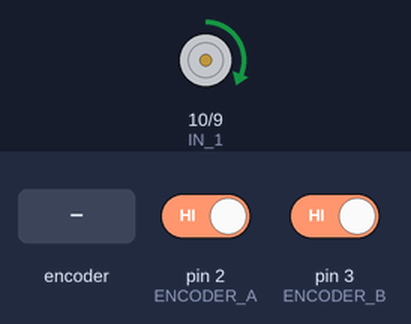
The sketch below on a simulated Arduino Uno, built with avr-gcc and run on an emulated ATmega328P. Shown: motor-driver pin pairs drawn as motors (green arrow = first pin HIGH = forward, orange = second pin HIGH = backward, longer = more drive). Inputs (shaded band) come from the test bench; at power-on: pin 2 (ENCODER_A) HIGH, pin 3 (ENCODER_B) HIGH. What the sketch prints to the serial monitor is not drawn.

Above: at 5.0 s.
5.1 s: rotary encoder on pin 2 (ENCODER_A) / pin 3 (ENCODER_B) turned 3 steps (first pin leading)
Timing chart, 0 to 8.1 s (numbered marks = the images above; inputs shaded):
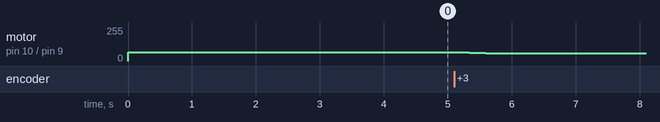

The sketch:

pid.ino
```cpp
// C++ code
// IG42 Specifications
// GEAR RATIO: 19
// RESOLUTION: 4x
// PULSE PER REVOLUTION: 7

// CPR
const int CPR = 19 * 4 * 7; // CPR = 532

// PID
const float KP = 0.5;
const float KD = 0.01;

// Drive
const int IN_1 = 10;
const int IN_2 = 9;
const int THRESHOLD_ERROR = 3;
const int MIN_PWM = 50; // Motors need a minimum PWM to run.
const long RAMP_STEP = 5;

// Interrupt Pins
const int ENCODER_A = 2;
const int ENCODER_B = 3;

// Used in the calculations for CPR = PPR * Decoding Factor * Gear Ratio
// If count++, then its moving forward. If count--, moving backward
// count++ means A is leading. count-- means B is leading.
volatile long encoderCount = 0;
volatile bool lastA = LOW;
volatile bool lastB = LOW;

void setup()
{
    // SETUP
    Serial.begin(9600);
    pinMode(ENCODER_A, INPUT_PULLUP);
    pinMode(ENCODER_B, INPUT_PULLUP);
    lastA = digitalRead(ENCODER_A);
    lastB = digitalRead(ENCODER_B);
    attachInterrupt(digitalPinToInterrupt(ENCODER_A), updateEncoderCount, CHANGE);
    attachInterrupt(digitalPinToInterrupt(ENCODER_B), updateEncoderCount, CHANGE);
    pinMode(IN_1, OUTPUT);
    pinMode(IN_2, OUTPUT);


    // No interrupts because the value affected by interrupts could be corrupted
    // if it's read and updated at the same time
    noInterrupts();
    long relTarget = encoderCount + degreeToCount(90);
    long currentCount = encoderCount;
    long lastU = 0;
    unsigned long prev = micros();
    float derivative = 0;
    interrupts();

    long error = relTarget - currentCount;
    long prevError = error;

    // THRESHOLD_ERROR for an acceptable error range. Can't always have a perfect u = 0
    while (abs(error) > THRESHOLD_ERROR) {
        // U CALCULATIONS AND CHECKS
        // PD Only. u = Kp e(t) + Kd de/dt
        long u = KP * error + KD * derivative;
        u = constrain(u, -255, 255);

        if (u > 0 && u < MIN_PWM) {
            u = MIN_PWM;
        } else if (u < 0 && u > -MIN_PWM) {
            u = -MIN_PWM;
        }


        // RAMP_UP is used to gradually speed up the motor to be easier on the gearbox and everything around it
        // Basically just means if the calculated u is too high, it'll switch u into it's previous recorded speed
        // plus RAMP_STEP up, so that it's gradual.
        if (u > lastU + RAMP_STEP) {
            u = lastU + RAMP_STEP;
        } else if (u < lastU - RAMP_STEP) {
            u = lastU - RAMP_STEP;
        }

        // records u for next loop
        lastU = u;

        noInterrupts();
        currentCount = encoderCount;
        interrupts();

        // Some calculations for Kd de/dt.
        // de/dt is taken as (error - prevError)/dt because you can't actually have infinitisimally small values.
        // So, you need to calculate it in its discrete form.
        // I calculated it here so that I can reuse it in the second loop and beyond.
        unsigned long now = micros();
        float dt = now - prev;
        prev = now;
        float dtSec = dt / 1e6;
        error = relTarget - currentCount;
        derivative = (error - prevError) / dtSec;
        prevError = error;

        drive(u);

        Serial.println(error);
    };

    brake();
}

void loop()
{
}

// ISR
void updateEncoderCount() {
    // Read the current state of both pins immediately
    bool currentA = digitalRead(ENCODER_A);
    bool currentB = digitalRead(ENCODER_B);

    // Check if Encoder A changed state
    if (currentA != lastA) {
        if (currentA == currentB) {
            encoderCount--; // Reverse
        } else {
            encoderCount++; // Forward
        }
    }
    // Check if Encoder B changed state
    else if (currentB != lastB) {
        if (currentA == currentB) {
            encoderCount++; // Forward
        } else {
            encoderCount--; // Reverse
        }
    }

    // Save the current states for the next pulse edge
    lastA = currentA;
    lastB = currentB;
}

long countToDegree(long count) {
    return count * 360 / CPR;
}

long degreeToCount(long degree) {
    return degree * CPR / 360;
}

void brake() {
    digitalWrite(IN_1, HIGH);
    digitalWrite(IN_2, HIGH);
}

void drive(long u) {
    if (u > 0) {
        analogWrite(IN_1, u);
        digitalWrite(IN_2, LOW);
    } else if (u < 0) {
        analogWrite(IN_2, -u);
        digitalWrite(IN_1, LOW);
    } else {
        brake();
    }
}
```

Measured:
- after the input at 5.1 s, motor on pin 10 (IN_1) / pin 9 (IN_2): forward 66/255 → forward 64/255 at once, → forward 62/255 0.20 s later, → forward 60/255 0.20 s later
